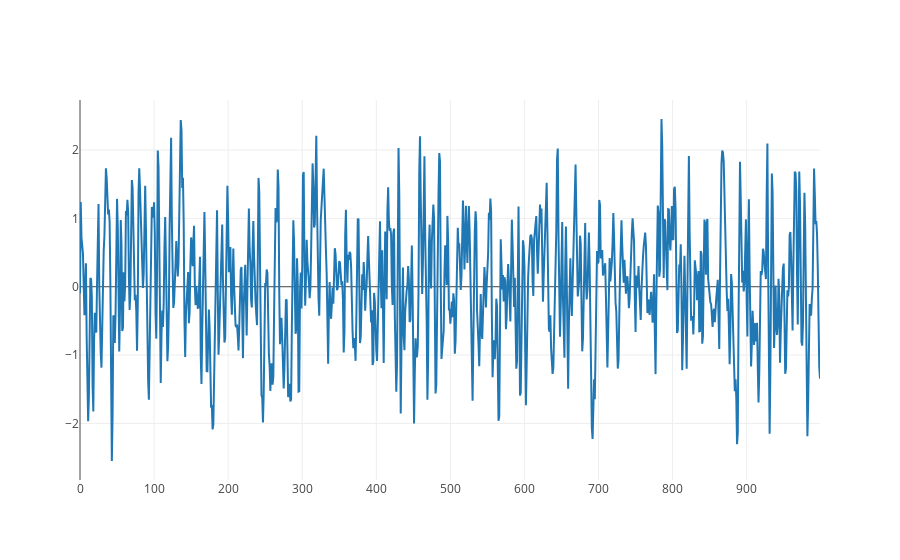

Source (notebook cell):
### Code cell
trace1 = go.Scatter(
    y = X.T[0],
    x = np.arange(nobs),
    name = 'ARMA'
)

data = [trace1]
py.iplot(data, filename='ARMA')

### Figure 1 — Plotly figure (JSON) as saved in the notebook; plotly's stock layout.template omitted (floating-point values rounded to 4 significant figures; data arrays with more than 128 entries replaced by an {"elided": "..."} marker saying what was removed)
{"data": [{"name": "ARMA", "type": "scatter", "x": {"elided": "1000 int values"}, "y": {"elided": "1000 float values"}}], "layout": {"autosize": true, "xaxis": {"autorange": true, "range": [0, 999], "type": "linear"}, "yaxis": {"autorange": true, "range": [-2.828, 2.732], "type": "linear"}}}
